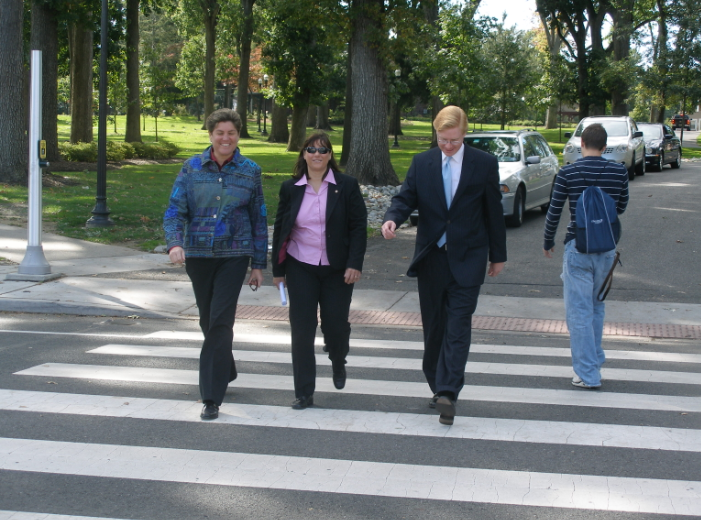
#> input picture data/images/pedestrian.png, 701 x 520 px
$ python day100.py
#> lines starting #> are read from the running program, lines starting #| are printed output that depends on the picture; after the words box and inside, x2 and y2 are one past the last pixel; in counts of white or black regions, pixels touching at a corner belong together
'''
Author       : Bingqiang Zhou
Date         : 2021-08-31 12:12:20
LastEditors  : Bingqiang Zhou
LastEditTime : 2021-08-31 12:42:41
Description  : HOG特征与行人检测
    HOG(Histogram of Oriented Gradient)特征在对象识别与模式匹配中是一种常见的特征提取算法，
    是基于本地像素块进行特征直方图提取的一种算法，对象局部的变形与光照影响有很好的稳定性，
    最初是用HOG特征来来识别人像，通过HOG特征提取+SVM训练，可以得到很好的效果。
    OpenCV中支持HOG描述子多尺度检测的相关API如下：
    virtual void cv::HOGDescriptor::detectMultiScale(
        InputArray 	img,
        std::vector&lt; Rect &gt; & 	foundLocations,
        double 	hitThreshold = 0,
        Size 	winStride = Size(),
        Size 	padding = Size(),
        double 	scale = 1.05,
        double 	finalThreshold = 2.0,
        bool 	useMeanshiftGrouping = false
    )
    Img表示输入图像
    foundLocations表示发现对象矩形框
    hitThreshold表示SVM距离度量，默认0表示，表示特征与SVM分类超平面之间
    winStride表示窗口步长
    padding表示填充
    scale表示尺度空间
    finalThreshold 最终阈值，默认为2.0
    useMeanshiftGrouping 不建议使用，速度太慢拉

    拓展资料：
        HOG特征：https://zhuanlan.zhihu.com/p/40960756
        传统目标检测之HOG特征：https://zhuanlan.zhihu.com/p/75538637
        官方文档：https://docs.opencv.org/4.5.3/d5/d33/structcv_1_1HOGDescriptor.html
'''

import cv2 as cv

img = cv.imread("../data/images/pedestrian.png")
#> img is the input picture: shape (520, 701, 3); mean B, G, R 109.7, 112.8, 105.5

# 初始化
hog = cv.HOGDescriptor()
# 设置默认的行人SVM检测器
hog.setSVMDetector(cv.HOGDescriptor_getDefaultPeopleDetector())
# 检测行人
(rects, weights) = hog.detectMultiScale(img, winStride=(4, 4), padding=(8, 8), scale=1.25, useMeanshiftGrouping=False)
#> rects = [[509, 110, 158, 317], [124, 74, 187, 375], [230, 100, 175, 350], [349, 67, 201, 403]]; weights = [1.11, 2.31, 2.52, 1.58]
# print(rects, weights)

# 可视化
for r in rects:
    cv.rectangle(img, r, (0, 255, 0), 2)
#> this loop made 4 passes
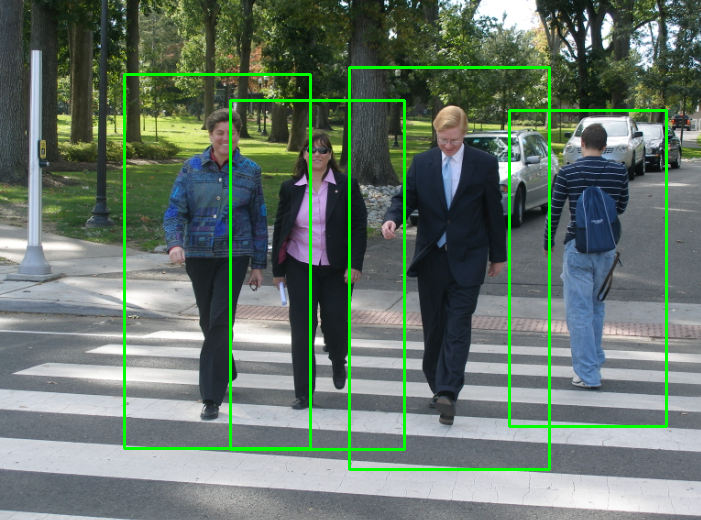
#> img: shape (520, 701, 3); 3.49% of pixels changed, all inside (x1, y1, x2, y2) = (123, 66, 668, 471)

cv.imshow("result", img)
cv.waitKey(0)
cv.destroyAllWindows()
